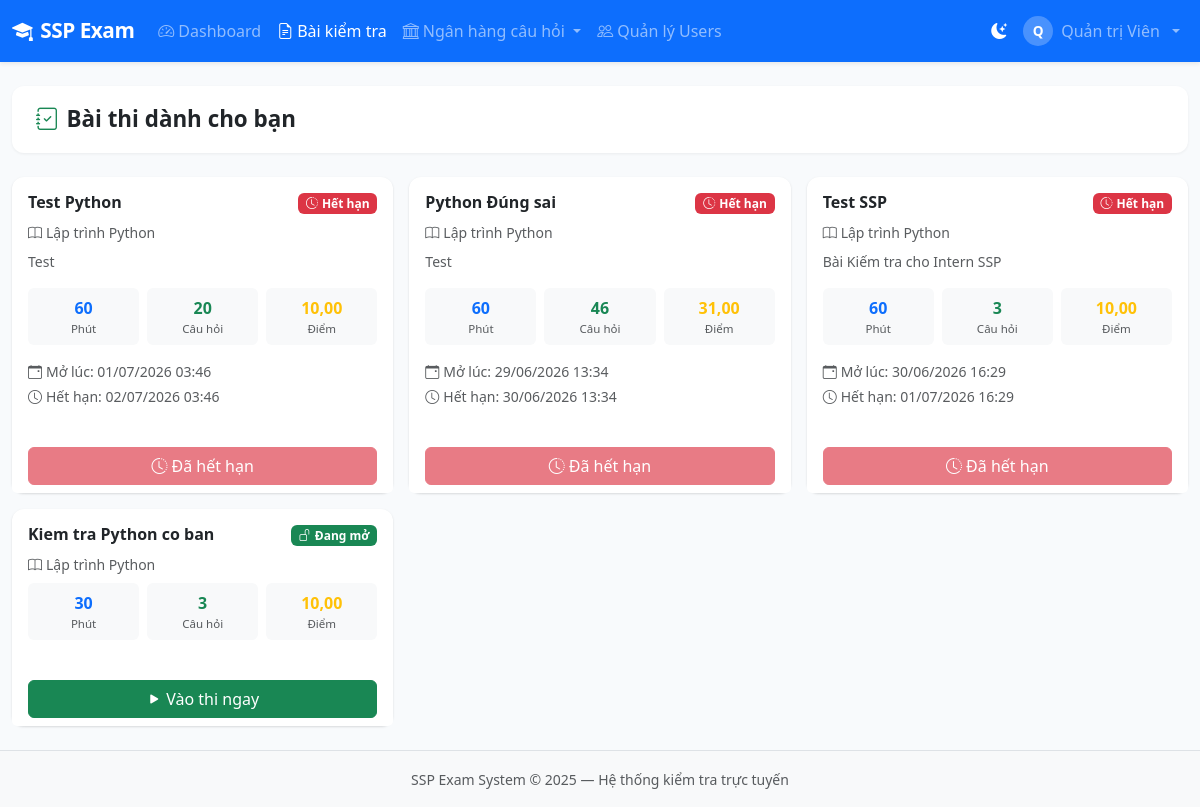
Before: /exams/available/ (signed in) with the older database file.
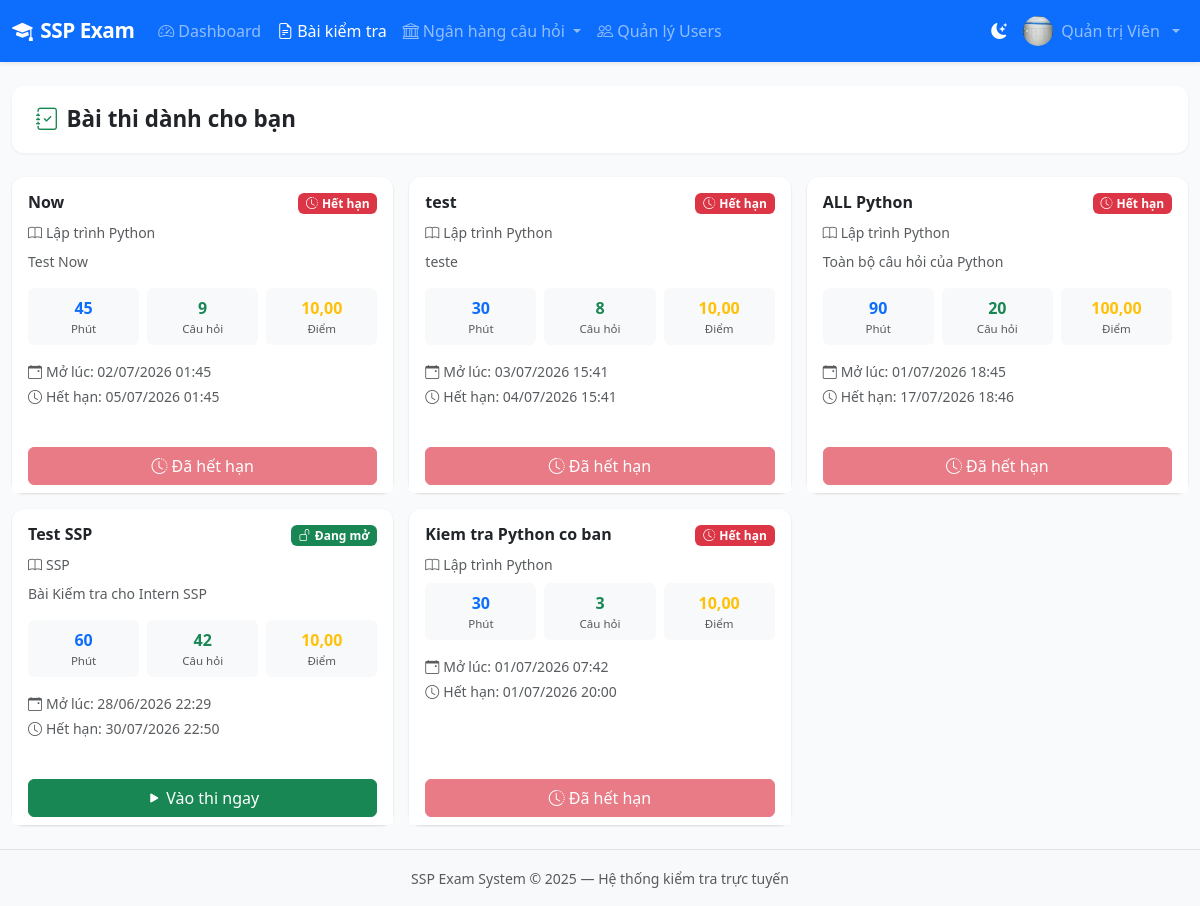
After: the same page with the newer database file.
### accounts/models.py (models this page shows, shortened)
class User(AbstractUser):
    ROLE_ADMIN = 'admin'
    ROLE_TEACHER = 'teacher'
    ROLE_STUDENT = 'student'
    ROLE_CHOICES = [
        (ROLE_ADMIN, 'Quản trị viên'),
        (ROLE_TEACHER, 'Quản lý đào tạo'),
        (ROLE_STUDENT, 'Nhân viên'),
    ]
    role = models.CharField(max_length=20, choices=ROLE_CHOICES, default=ROLE_STUDENT)
    phone = models.CharField(max_length=20, blank=True)
    avatar = models.ImageField(upload_to='avatars/', blank=True, null=True)
    student_id = models.CharField(max_length=50, blank=True, verbose_name='Mã nhân viên')
    class_name = models.CharField(max_length=100, blank=True, verbose_name='Phòng ban/Team')
    created_at = models.DateTimeField(auto_now_add=True)
    updated_at = models.DateTimeField(auto_now=True)
    class Meta:
        verbose_name = 'Người dùng'
        verbose_name_plural = 'Người dùng'
        ordering = ['-date_joined']
    @property
    def is_admin(self):
        return self.role == self.ROLE_ADMIN
    @property
    def can_create_exam(self):
        return self.role in (self.ROLE_ADMIN, self.ROLE_TEACHER)

### exams/models.py (models this page shows, shortened)
class Exam(models.Model):
    TYPE_SINGLE = 'single'
    TYPE_MULTIPLE = 'multiple'
    TYPE_TRUE_FALSE = 'true_false'
    TYPE_MIXED = 'mixed'
    TYPE_CHOICES = [
        (TYPE_SINGLE, 'Trắc nghiệm 1 đáp án'),
        (TYPE_MULTIPLE, 'Trắc nghiệm nhiều đáp án'),
        (TYPE_TRUE_FALSE, 'Đúng / Sai'),
        (TYPE_MIXED, 'Tổng hợp'),
    ]
    STATUS_DRAFT = 'draft'
    STATUS_SCHEDULED = 'scheduled'
    STATUS_ACTIVE = 'active'
    STATUS_PAUSED = 'paused'
    STATUS_ENDED = 'ended'
    STATUS_CHOICES = [
        (STATUS_DRAFT, 'Nháp'),
        (STATUS_SCHEDULED, 'Đã lên lịch'),
        (STATUS_ACTIVE, 'Đang diễn ra'),
        (STATUS_PAUSED, 'Tạm dừng'),
        (STATUS_ENDED, 'Đã kết thúc'),
    ]
    title = models.CharField(max_length=300, verbose_name='Tiêu đề bài kiểm tra')
    description = models.TextField(blank=True, verbose_name='Mô tả')
    subject = models.ForeignKey(Subject, on_delete=models.SET_NULL, null=True, related_name='exams')
    exam_type = models.CharField(max_length=20, choices=TYPE_CHOICES, default=TYPE_MIXED)
    status = models.CharField(max_length=20, choices=STATUS_CHOICES, default=STATUS_DRAFT)
    duration_minutes = models.PositiveIntegerField(default=60, verbose_name='Thời gian làm bài (phút)')
    total_points = models.DecimalField(max_digits=6, decimal_places=2, default=10.0, verbose_name='Tổng điểm')
    pass_score = models.DecimalField(max_digits=6, decimal_places=2, default=5.0, verbose_name='Điểm đạt')
    max_attempts = models.PositiveSmallIntegerField(default=1, verbose_name='Số lần thi tối đa')
    start_time = models.DateTimeField(null=True, blank=True, verbose_name='Thời gian bắt đầu')
    end_time = models.DateTimeField(null=True, blank=True, verbose_name='Thời gian kết thúc')
    shuffle_questions = models.BooleanField(default=True, verbose_name='Đảo thứ tự câu hỏi')
    shuffle_choices = models.BooleanField(default=True, verbose_name='Đảo thứ tự đáp án')
    show_result_immediately = models.BooleanField(default=True, verbose_name='Hiển thị kết quả ngay')
    show_correct_answers = models.BooleanField(default=False, verbose_name='Hiển thị đáp án đúng')
    prevent_cheating = models.BooleanField(default=True, verbose_name='Bật chống gian lận')
    allow_review = models.BooleanField(default=True, verbose_name='Cho phép xem lại')
    is_public = models.BooleanField(default=False, verbose_name='Bài thi công khai')
    created_by = models.ForeignKey(
        settings.AUTH_USER_MODEL, on_delete=models.CASCADE, related_name='exams_created'
    )
    created_at = models.DateTimeField(auto_now_add=True)
    updated_at = models.DateTimeField(auto_now=True)
    class Meta:
        verbose_name = 'Bài kiểm tra'
        verbose_name_plural = 'Bài kiểm tra'
        ordering = ['-created_at']
    @property
    def is_expired(self):
        return self.end_time is not None and timezone.now() > self.end_time
    @property
    def is_upcoming(self):
        return self.start_time is not None and timezone.now() < self.start_time
    @property
    def student_state(self):
        if self.status == self.STATUS_PAUSED:
            return 'paused'
        if self.is_upcoming:
            return 'upcoming'
        if self.is_expired:
            return 'expired'
        return 'open'
    @property
    def question_count(self):
        return self.exam_questions.count()

### questions/models.py (models this page shows, shortened)
class Subject(models.Model):
    name = models.CharField(max_length=200, verbose_name='Tên môn học')
    code = models.CharField(max_length=20, blank=True, verbose_name='Mã môn')
    description = models.TextField(blank=True)
    created_by = models.ForeignKey(settings.AUTH_USER_MODEL, on_delete=models.SET_NULL, null=True)
    created_at = models.DateTimeField(auto_now_add=True)
    class Meta:
        verbose_name = 'Môn học'
        verbose_name_plural = 'Môn học'
        ordering = ['name']

### exams/views.py (the view)
# urls.py: path('available/', views.available_exams_view, name='available_exams'),
@login_required
def available_exams_view(request):
    from django.db.models import Q
    user = request.user
    assigned_ids = ExamAssignment.objects.filter(
        Q(user=user) | Q(class_name=user.class_name)
    ).values_list('exam_id', flat=True)
    exams = Exam.objects.filter(
        Q(is_public=True) | Q(id__in=assigned_ids),
        status__in=[Exam.STATUS_ACTIVE, Exam.STATUS_PAUSED]
    ).distinct().select_related('subject')
    return render(request, 'exams/available.html', {'exams': exams})

### templates/exams/available.html (shortened to what this page needs)
{% extends 'base.html' %}
{% block content %}
<div class="page-header">
  <h1><i class="bi bi-journal-check me-2 text-success"></i>Bài thi dành cho bạn</h1>
</div>
<div class="row g-3">
  {% for exam in exams %}
  <div class="col-md-6 col-lg-4">
    <div class="card h-100">
      <div class="card-body">
        <div class="d-flex justify-content-between align-items-start mb-2">
          <h6 class="fw-bold mb-0">{{ exam.title }}</h6>
          {% if exam.student_state == 'paused' %}
          <span class="badge bg-warning text-dark ms-2"><i class="bi bi-pause-circle me-1"></i>Tạm dừng</span>
          {% elif exam.student_state == 'upcoming' %}
          <span class="badge bg-primary ms-2"><i class="bi bi-calendar-event me-1"></i>Sẽ diễn ra</span>
          {% elif exam.student_state == 'expired' %}
          <span class="badge bg-danger ms-2"><i class="bi bi-clock-history me-1"></i>Hết hạn</span>
          {% else %}
          <span class="badge bg-success ms-2"><i class="bi bi-unlock me-1"></i>Đang mở</span>
          {% endif %}
        </div>
        {% if exam.subject %}
        <div class="text-muted small mb-2"><i class="bi bi-book me-1"></i>{{ exam.subject.name }}</div>
        {% endif %}
        {% if exam.description %}
        <p class="text-muted small mb-3">{{ exam.description|truncatechars:100 }}</p>
        {% endif %}
        <div class="row g-2 text-center mb-3">
          <div class="col-4">
            <div class="bg-light rounded p-2">
              <div class="fw-bold text-primary">{{ exam.duration_minutes }}</div>
              <div class="text-muted" style="font-size:.72rem">Phút</div>
            </div>
          </div>
          <div class="col-4">
            <div class="bg-light rounded p-2">
              <div class="fw-bold text-success">{{ exam.question_count }}</div>
              <div class="text-muted" style="font-size:.72rem">Câu hỏi</div>
            </div>
          </div>
          <div class="col-4">
            <div class="bg-light rounded p-2">
              <div class="fw-bold text-warning">{{ exam.total_points }}</div>
              <div class="text-muted" style="font-size:.72rem">Điểm</div>
            </div>
          </div>
        </div>
        {% if exam.start_time %}
        <div class="text-muted small mb-1">
          <i class="bi bi-calendar-event me-1"></i>Mở lúc: {{ exam.start_time|date:"d/m/Y H:i" }}
        </div>
        {% endif %}
        {% if exam.end_time %}
        <div class="text-muted small mb-3">
          <i class="bi bi-clock me-1"></i>Hết hạn: {{ exam.end_time|date:"d/m/Y H:i" }}
        </div>
        {% endif %}
      </div>
      <div class="card-footer bg-white border-top-0">
        {% if exam.student_state == 'paused' %}
        <button class="btn btn-warning w-100" disabled>
          <i class="bi bi-pause-circle me-1"></i>Đang tạm dừng
        </button>
        <div class="text-center text-muted small mt-1">Quản trị đang chỉnh sửa, vui lòng chờ.</div>
        {% elif exam.student_state == 'upcoming' %}
        <button class="btn btn-primary w-100" disabled>
          <i class="bi bi-calendar-event me-1"></i>Chưa tới giờ mở
        </button>
        <div class="text-center text-muted small mt-1">Bài thi sẽ mở lúc {{ exam.start_time|date:"d/m/Y H:i" }}.</div>
        {% elif exam.student_state == 'expired' %}
        <button class="btn btn-danger w-100" disabled>
          <i class="bi bi-clock-history me-1"></i>Đã hết hạn
        </button>
        {% else %}
        <a href="{% url 'start_exam' exam.pk %}" class="btn btn-success w-100">
          <i class="bi bi-play-fill me-1"></i>Vào thi ngay
        </a>
        {% endif %}
      </div>
    </div>
  </div>
  {% endfor %}
</div>
{% endblock %}

### templates/base.html (shortened to what this page needs)
<!DOCTYPE html>
<html lang="vi">
<head>
    <link href="https://cdn.jsdelivr.net/npm/bootstrap@5.3.2/dist/css/bootstrap.min.css" rel="stylesheet">
    <link href="https://cdn.jsdelivr.net/npm/bootstrap-icons@1.11.3/font/bootstrap-icons.min.css" rel="stylesheet">
    <link href="{% load static %}{% static 'css/main.css' %}" rel="stylesheet">
</head>
<body>
{% load static %}
<nav class="navbar navbar-expand-lg navbar-dark bg-primary shadow-sm">
    <div class="container-fluid">
        <a class="navbar-brand fw-bold" href="{% url 'dashboard' %}">
            <i class="bi bi-mortarboard-fill me-2"></i>SSP Exam
        </a>
        <div class="collapse navbar-collapse" id="navMain">
            {% if user.is_authenticated %}
            <ul class="navbar-nav me-auto">
                <li class="nav-item">
                    <a class="nav-link {% if request.resolver_match.url_name == 'dashboard' %}active{% endif %}"
                       href="{% url 'dashboard' %}"><i class="bi bi-speedometer2 me-1"></i>Dashboard</a>
                </li>
                {% if user.can_create_exam %}
                <li class="nav-item">
                    <a class="nav-link {% if 'exam' in request.resolver_match.url_name %}active{% endif %}"
                       href="{% url 'exam_list' %}"><i class="bi bi-file-earmark-text me-1"></i>Bài kiểm tra</a>
                </li>
                <li class="nav-item dropdown">
                    <a class="nav-link dropdown-toggle" href="#" data-bs-toggle="dropdown">
                        <i class="bi bi-bank me-1"></i>Ngân hàng câu hỏi
                    </a>
                </li>
                {% endif %}
                {% if user.is_admin %}
                <li class="nav-item">
                    <a class="nav-link" href="{% url 'user_list' %}"><i class="bi bi-people me-1"></i>Quản lý Users</a>
                </li>
                {% endif %}
            </ul>
            <ul class="navbar-nav ms-auto align-items-center">
                <li class="nav-item">
                    <button class="nav-link" id="themeToggle" type="button" title="Chế độ sáng / tối">
                        <i class="bi bi-moon-stars-fill" id="themeIcon"></i>
                    </button>
                </li>
                <li class="nav-item dropdown">
                    <a class="nav-link dropdown-toggle d-flex align-items-center gap-2" href="#" data-bs-toggle="dropdown">
                        {% if user.avatar %}
                        <img src="{{ user.avatar.url }}" class="rounded-circle" width="30" height="30" alt="avatar">
                        {% else %}
                        <div class="avatar-circle-sm">{{ user.first_name|first|default:user.username|first|upper }}</div>
                        {% endif %}
                        <span class="d-none d-md-inline">{{ user.get_full_name|default:user.username }}</span>
                    </a>
                </li>
            </ul>
            {% endif %}
        </div>
    </div>
</nav>
<div class="container-fluid py-4">
    {% block content %}{% endblock %}
</div>
<footer class="footer mt-auto py-3 bg-light border-top">
    <div class="container text-center">
        <span class="text-muted small">SSP Exam System &copy; 2025 — Hệ thống kiểm tra trực tuyến</span>
    </div>
</footer>
</body>
</html>

Changed rows visible on the page:
removed Exam: title "Test Python", status "active" (drawn), subject.name "Lập trình Python", description "Test", duration_minutes "60", question_count "20", total_points "10,00", start_time "01/07/2026 03:46", end_time "02/07/2026 03:46"
removed Exam: title "Python Đúng sai", status "active" (drawn), subject.name "Lập trình Python", description "Test", duration_minutes "60", question_count "46", total_points "31,00", start_time "29/06/2026 13:34", end_time "30/06/2026 13:34"
changed User "Quản trị Viên": avatar: picture added; first_name|first "Q" → (not shown)
added Exam: title "Now", status "active" (drawn), subject.name "Lập trình Python", description "Test Now", duration_minutes "45", question_count "9", total_points "10,00", start_time "02/07/2026 01:45", end_time "05/07/2026 01:45"
added Exam: title "test", status "active" (drawn), subject.name "Lập trình Python", description "teste", duration_minutes "30", question_count "8", total_points "10,00", start_time "03/07/2026 15:41", end_time "04/07/2026 15:41"
added Exam: title "ALL Python", status "active" (drawn), subject.name "Lập trình Python", description "Toàn bộ câu hỏi của Python", duration_minutes "90", question_count "20", total_points "100,00", start_time "01/07/2026 18:45", end_time "17/07/2026 18:46"
changed Exam "Test SSP": subject.name "Lập trình Python" → "SSP"; question_count "3" → "42"; start_time "30/06/2026 16:29" → "28/06/2026 22:29"; end_time "01/07/2026 16:29" → "30/07/2026 22:50"; start_time "Hết hạn Đã hết hạn" → "Đang mở Vào thi ngay"
changed Exam "Kiem tra Python co ban": start_time (not shown) → "01/07/2026 07:42"; end_time (not shown) → "01/07/2026 20:00"; start_time "Đang mở Vào thi ngay" → "Hết hạn Mở lúc: Đã hết hạn"
